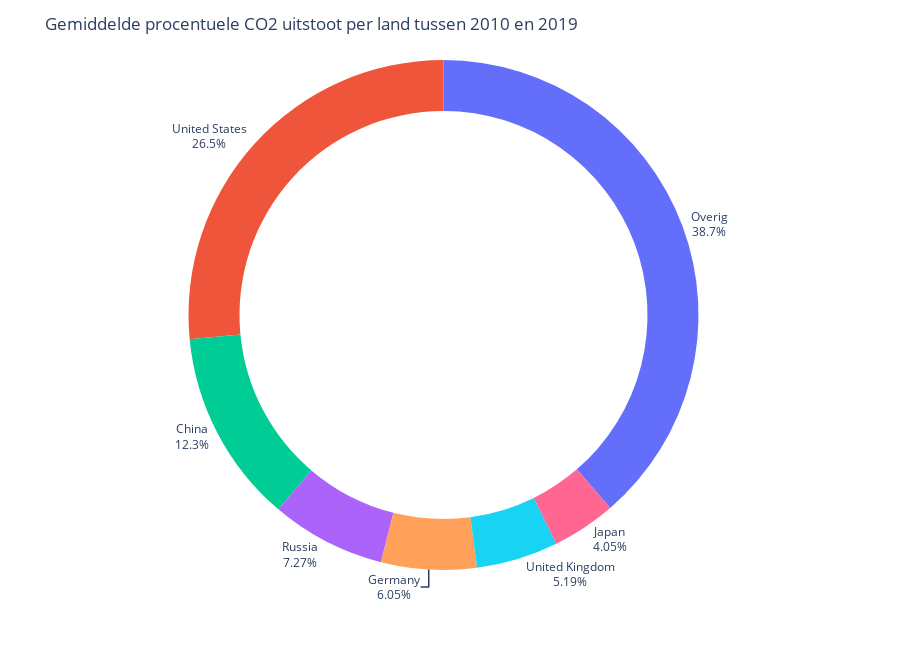

Notebook code cell kept with this figure:
### Markdown cell above
### PLOT 2: Donut diagram over gemiddelde procentuele uitstoot per land (2010-2019)

### Code cell
# Bereken aandeel per land
total = CO2_grouped['CO2 emission (Tons)'].sum()
CO2_grouped['Percentage'] = CO2_grouped['CO2 emission (Tons)'] / total * 100

# Filter landen die lager dan 3% hebben
small_emitters = CO2_grouped[CO2_grouped['Percentage'] < 3]

# Groepeer lager dan 3% als overige categorie
small_emitters_total = small_emitters['CO2 emission (Tons)'].sum()
small_emitters_row = pd.DataFrame(data={'Percentage': [small_emitters_total], 'CO2 emission (Tons)': [small_emitters_total]}, index=['Overig'])

# Maak overige categorie
combined_grouped = pd.concat([CO2_grouped[CO2_grouped['Percentage'] >= 3], small_emitters_row])

# Maak plot
fig = px.pie(combined_grouped, values='CO2 emission (Tons)', names=combined_grouped.index, hole=0.8)

# Pas layout aan
fig.update_layout(
    title='Gemiddelde procentuele CO2 uitstoot per land tussen 2010 en 2019',
    showlegend=False,
    height=650
)

# Fix labels
fig.update_traces(textposition='outside', textinfo='label+percent')

# laat plot zien
fig.show()

### Figure 1 — Plotly figure (JSON) as saved in the notebook; plotly's stock layout.template omitted (floating-point values rounded to 4 significant figures)
{"data": [{"domain": {"x": [0, 1], "y": [0, 1]}, "hole": 0.8, "hovertemplate": "index=%{label}<br>CO2 emission (Tons)=%{value}<extra></extra>", "labels": ["China", "Germany", "Japan", "Russia", "United Kingdom", "United States", "Overig"], "legendgroup": "", "name": "", "showlegend": true, "textinfo": "label+percent", "textposition": "outside", "type": "pie", "values": [179600000000, 88510000000.0, 59230000000.0, 106400000000.0, 76010000000.0, 388100000000, 565800000000.0]}], "layout": {"height": 650, "legend": {"tracegroupgap": 0}, "margin": {"t": 60}, "showlegend": false, "title": {"text": "Gemiddelde procentuele CO2 uitstoot per land tussen 2010 en 2019"}}}
